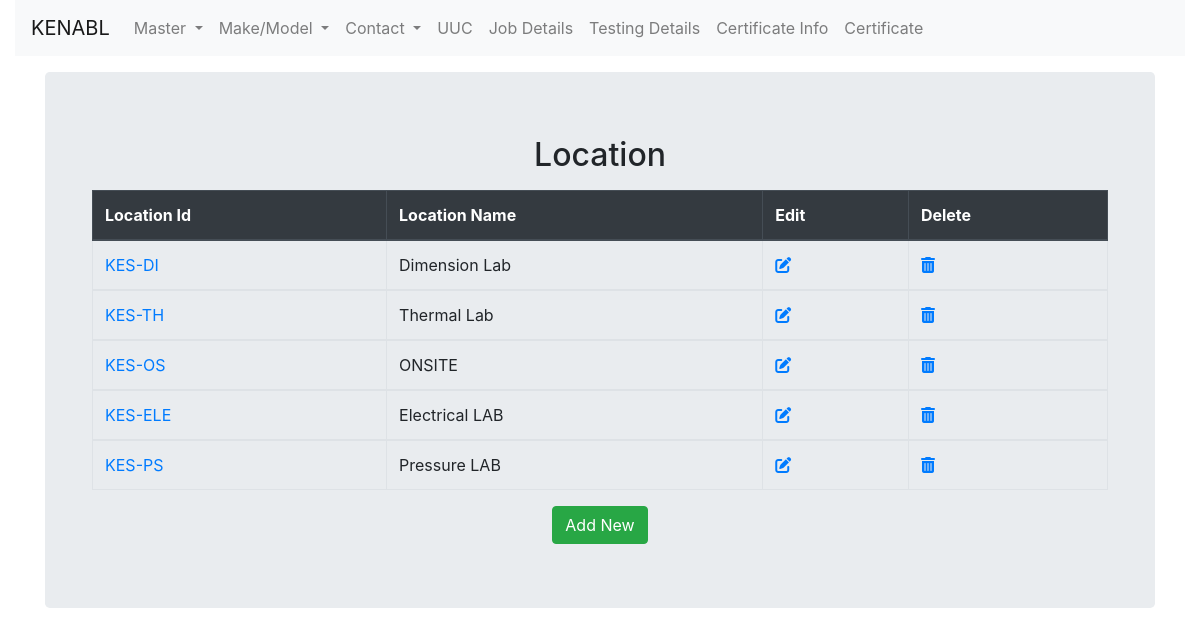
The app's page /location/location_list with its own data.
### location/models.py (models this page shows, shortened)
class Location(models.Model):
    location_id = models.CharField(max_length=200)
    location_name = models.CharField(max_length=200)
    temp = models.CharField(max_length=200, null=True)
    rh = models.CharField(max_length=200, null=True)

### location/views.py (the view)
# urls.py: path('location_list', views.LocationListView.as_view(), name='location_list' ),
class LocationListView(ListView):
    model = Location
    template_name = 'location/location_list.html'

### location/templates/location/location_list.html (shortened to what this page needs)
{% extends "masterinstrument/base.html"%}
{% block content %}
<div class="container">
  <div class="jumbotron">
    <div>
          <h2 style="text-align:center;">Location</h2>
    </div>
    <div class="container">
      <table class="table table-bordered">
        <thead class="thead-dark">
      <tr>
        <th scope="col">Location Id</th>
        <th scope="col">Location Name</th>
        <th scope="col">Edit</th>
        <th scope="col">Delete</th>
      </tr>
    </thead>
	{% for lcn in location_list %}
  <tbody>
    <tr>
      <td><a href="{% url 'location_detail' pk=lcn.pk %}">{{lcn.location_id}}</a></td>
      <td>{{lcn.location_name}}</td>
      <td><a href="{% url 'location_update' pk=lcn.pk %}"><i class="fas fa-edit"></a></i></td>
      <td><a href="{% url 'location_delete' pk=lcn.pk %}"><i class="fas fa-trash-alt"></a></i></td>
    </tr>
  </tbody>
	{% endfor %}
</table>
    <div class="text-center">
      <a class='btn btn-success' href="{% url 'location_create' %}">Add New</a>
    </div>
  </div>
</div>
</div>
{% endblock %}

### records on screen
Location: location_id "KES-DI", location_name "Dimension Lab"
Location: location_id "KES-TH", location_name "Thermal Lab"
Location: location_id "KES-OS", location_name "ONSITE"
Location: location_id "KES-ELE", location_name "Electrical LAB"
Location: location_id "KES-PS", location_name "Pressure LAB"
